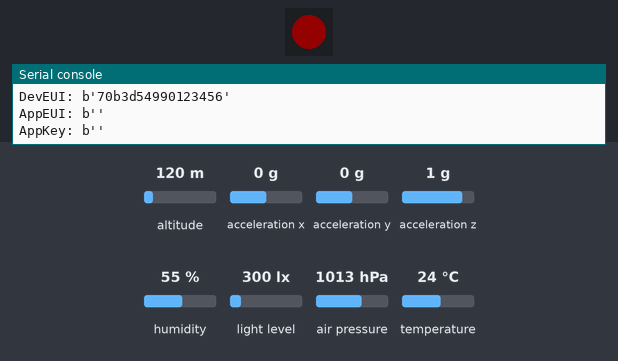
Bench run of a program on a simulated Pycom board running MicroPython. Shown: 1 RGB LEDs in strip order, left to right, the last lines printed to the serial console. The test bench sets the inputs (shaded band); at power-on: altitude 120 m, acceleration x 0 g, acceleration y 0 g, acceleration z 1 g, humidity 55 %, light level 300 lx, air pressure 1013 hPa, temperature 24 °C. Dim RGB values are drawn brighter than linear; no radio messages arrive unless stated (any console line starting 'radio sent:' is added by the test bench); deep sleep restarts the program when it ends; the LoRaWAN join succeeds after 3 s and a send takes 0.1 s; library files of the repository ran but are not shown: CayenneLPP.py, LIS2HH12.py.

Above: at 0.1 s.
At 2.6 s:
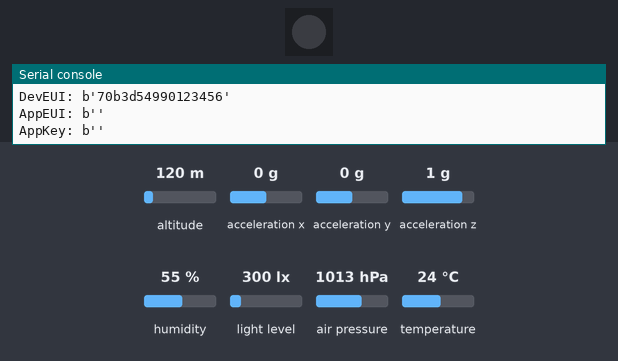
At 3.6 s:
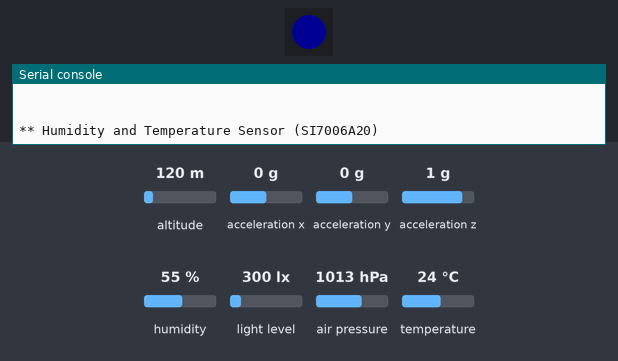
Timing chart, 0 to 5.1 s (numbered marks = the images above):
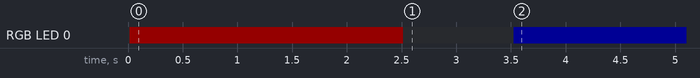

The program:

main.py
```python
import socket
import time
import binascii
import pycom
from network import LoRa
from CayenneLPP import CayenneLPP
from pysense import Pysense
from LIS2HH12 import LIS2HH12
from SI7006A20 import SI7006A20
from LTR329ALS01 import LTR329ALS01
from MPL3115A2 import MPL3115A2, ALTITUDE, PRESSURE
from network import WLAN

wlan = WLAN()
wlan.deinit()

py = Pysense()
si = SI7006A20(py)
lt = LTR329ALS01(py)
li = LIS2HH12(py)

# Disable heartbeat LED
pycom.heartbeat(False)

# Initialize LoRa in LORAWAN mode.
lora = LoRa(mode=LoRa.LORAWAN)
lora.nvram_restore()

# create an OTAA authentication parameters
app_eui = binascii.unhexlify('')
app_key = binascii.unhexlify('')

print("DevEUI: %s" % (binascii.hexlify(lora.mac())))
print("AppEUI: %s" % (binascii.hexlify(app_eui)))
print("AppKey: %s" % (binascii.hexlify(app_key)))

# join a network using OTAA (Over the Air Activation)
if not lora.has_joined():
    lora.join(activation=LoRa.OTAA, auth=(app_eui, app_key), timeout=10)

# wait until the module has joined the network
while not lora.has_joined():
    pycom.rgbled(0x140000)
    time.sleep(2.5)
    pycom.rgbled(0x000000)
    time.sleep(1.0)
    print('Not yet joined...')
    print('OTAA joined')

if lora.has_joined():
    # create a LoRa socket
    s = socket.socket(socket.AF_LORA, socket.SOCK_RAW)

    # set the LoRaWAN data rate
    s.setsockopt(socket.SOL_LORA, socket.SO_DR, 5)

    s.settimeout(180.0)
    try:
        pycom.rgbled(0x000014)
        lpp = CayenneLPP()

        print('\n\n** 3-Axis Accelerometer (LIS2HH12)')
        print('Acceleration', li.acceleration())
        print('Roll', li.roll())
        print('Pitch', li.pitch())
        lpp.add_accelerometer(1, li.acceleration()[0], li.acceleration()[1], li.acceleration()[2])
        lpp.add_gryrometer(1, li.roll(), li.pitch(), 0)

        print('\n\n** Digital Ambient Light Sensor (LTR-329ALS-01)')
        print('Light', lt.light())
        lpp.add_luminosity(1, lt.light()[0])
        lpp.add_luminosity(2, lt.light()[1])

        print('\n\n** Humidity and Temperature Sensor (SI7006A20)')
        print('Humidity', si.humidity())
        print('Temperature', si.temperature())
        lpp.add_relative_humidity(1, si.humidity())
        lpp.add_temperature(1, si.temperature())

        mpPress = MPL3115A2(py,mode=PRESSURE)
        print('\n\n** Barometric Pressure Sensor with Altimeter (MPL3115A2)')
        print('Pressure (hPa)', mpPress.pressure()/100)
        lpp.add_barometric_pressure(1, mpPress.pressure()/100)

        mpAlt = MPL3115A2(py,mode=ALTITUDE)
        print('Altitude', mpAlt.altitude())
        print('Temperature', mpAlt.temperature())
        lpp.add_gps(1, 0, 0, mpAlt.altitude())
        lpp.add_temperature(2, mpAlt.temperature())

        print('Sending data (uplink)...')
        s.send(bytes(lpp.get_buffer()))
        s.setblocking(False)
        data = s.recv(64)
        print('Received data (downlink)', data)
    except:
        1

lora.nvram_save()

py.setup_sleep(300)
py.go_to_sleep()
```

pysense.py
```python
from pycoproc import Pycoproc

__version__ = '1.4.0'

class Pysense(Pycoproc):

    def __init__(self, i2c=None, sda='P22', scl='P21'):
        Pycoproc.__init__(self, i2c, sda, scl)
```

SI7006A20.py
```python
import time
from machine import I2C

class SI7006A20:
    SI7006A20_I2C_ADDR = const(0x40)
    TEMP_NOHOLDMASTER = const(0xF3)
    HUMD_NOHOLDMASTER = const(0xF5)

    def __init__(self, pysense = None, sda = 'P22', scl = 'P21'):
        if pysense is not None:
            self.i2c = pysense.i2c
        else:
            self.i2c = I2C(0, mode=I2C.MASTER, pins=(sda, scl))

    def _getWord(self, high, low):
        return ((high & 0xFF) << 8) + (low & 0xFF)

    def temperature(self):
        self.i2c.writeto(SI7006A20_I2C_ADDR, bytearray([0xF3]))
        time.sleep(0.5)
        data = self.i2c.readfrom(SI7006A20_I2C_ADDR, 2)
        data = self._getWord(data[0], data[1])
        temp = ((175.72 * data) / 65536.0) - 46.85
        return temp

    def humidity(self):
        self.i2c.writeto(SI7006A20_I2C_ADDR, bytearray([0xF5]))
        time.sleep(0.5)
        data = self.i2c.readfrom(SI7006A20_I2C_ADDR, 2)
        data = self._getWord(data[0], data[1])
        humidity = ((125.0 * data) / 65536.0) - 6.0
        return humidity
```

LTR329ALS01.py
```python
import time
from machine import I2C

class LTR329ALS01:
    ALS_I2CADDR = const(0x29) # The device's I2C address

    ALS_CONTR_REG = const(0x80)
    ALS_MEAS_RATE_REG = const(0x85)

    ALS_DATA_CH1_LOW = const(0x88)
    ALS_DATA_CH1_HIGH = const(0x89)
    ALS_DATA_CH0_LOW = const(0x8A)
    ALS_DATA_CH0_HIGH = const(0x8B)

    ALS_GAIN_1X = const(0x00)
    ALS_GAIN_2X = const(0x01)
    ALS_GAIN_4X = const(0x02)
    ALS_GAIN_8X = const(0x03)
    ALS_GAIN_48X = const(0x06)
    ALS_GAIN_96X = const(0x07)

    ALS_INT_50 = const(0x01)
    ALS_INT_100 = const(0x00)
    ALS_INT_150 = const(0x04)
    ALS_INT_200 = const(0x02)
    ALS_INT_250 = const(0x05)
    ALS_INT_300 = const(0x06)
    ALS_INT_350 = const(0x07)
    ALS_INT_400 = const(0x03)

    ALS_RATE_50 = const(0x00)
    ALS_RATE_100 = const(0x01)
    ALS_RATE_200 = const(0x02)
    ALS_RATE_500 = const(0x03)
    ALS_RATE_1000 = const(0x04)
    ALS_RATE_2000 = const(0x05)

    def __init__(self, pysense = None, sda = 'P22', scl = 'P21', gain = ALS_GAIN_1X, integration = ALS_INT_100, rate = ALS_RATE_500):
        if pysense is not None:
            self.i2c = pysense.i2c
        else:
            self.i2c = I2C(0, mode=I2C.MASTER, pins=(sda, scl))

        contr = self._getContr(gain)
        self.i2c.writeto_mem(ALS_I2CADDR, ALS_CONTR_REG, bytearray([contr]))

        measrate = self._getMeasRate(integration, rate)
        self.i2c.writeto_mem(ALS_I2CADDR, ALS_MEAS_RATE_REG, bytearray([measrate]))

        time.sleep(0.01)

    def _getContr(self, gain):
        return ((gain & 0x07) << 2) + 0x01

    def _getMeasRate(self, integration, rate):
        return ((integration & 0x07) << 3) + (rate & 0x07)

    def _getWord(self, high, low):
        return ((high & 0xFF) << 8) + (low & 0xFF)

    def light(self):
        ch1low = self.i2c.readfrom_mem(ALS_I2CADDR , ALS_DATA_CH1_LOW, 1)
        ch1high = self.i2c.readfrom_mem(ALS_I2CADDR , ALS_DATA_CH1_HIGH, 1)
        data1 = int(self._getWord(ch1high[0], ch1low[0]))

        ch0low = self.i2c.readfrom_mem(ALS_I2CADDR , ALS_DATA_CH0_LOW, 1)
        ch0high = self.i2c.readfrom_mem(ALS_I2CADDR , ALS_DATA_CH0_HIGH, 1)
        data0 = int(self._getWord(ch0high[0], ch0low[0]))

        return (data0, data1)
```

MPL3115A2.py
```python
import time
from machine import I2C

ALTITUDE = const(0)
PRESSURE = const(1)

class MPL3115A2exception(Exception):
    pass

class MPL3115A2:
    MPL3115_I2CADDR = const(0x60)
    MPL3115_STATUS = const(0x00)
    MPL3115_PRESSURE_DATA_MSB = const(0x01)
    MPL3115_PRESSURE_DATA_CSB = const(0x02)
    MPL3115_PRESSURE_DATA_LSB = const(0x03)
    MPL3115_TEMP_DATA_MSB = const(0x04)
    MPL3115_TEMP_DATA_LSB = const(0x05)
    MPL3115_DR_STATUS = const(0x06)
    MPL3115_DELTA_DATA = const(0x07)
    MPL3115_WHO_AM_I = const(0x0c)
    MPL3115_FIFO_STATUS = const(0x0d)
    MPL3115_FIFO_DATA = const(0x0e)
    MPL3115_FIFO_SETUP = const(0x0e)
    MPL3115_TIME_DELAY = const(0x10)
    MPL3115_SYS_MODE = const(0x11)
    MPL3115_INT_SORCE = const(0x12)
    MPL3115_PT_DATA_CFG = const(0x13)
    MPL3115_BAR_IN_MSB = const(0x14)
    MPL3115_P_ARLARM_MSB = const(0x16)
    MPL3115_T_ARLARM = const(0x18)
    MPL3115_P_ARLARM_WND_MSB = const(0x19)
    MPL3115_T_ARLARM_WND = const(0x1b)
    MPL3115_P_MIN_DATA = const(0x1c)
    MPL3115_T_MIN_DATA = const(0x1f)
    MPL3115_P_MAX_DATA = const(0x21)
    MPL3115_T_MAX_DATA = const(0x24)
    MPL3115_CTRL_REG1 = const(0x26)
    MPL3115_CTRL_REG2 = const(0x27)
    MPL3115_CTRL_REG3 = const(0x28)
    MPL3115_CTRL_REG4 = const(0x29)
    MPL3115_CTRL_REG5 = const(0x2a)
    MPL3115_OFFSET_P = const(0x2b)
    MPL3115_OFFSET_T = const(0x2c)
    MPL3115_OFFSET_H = const(0x2d)

    def __init__(self, pysense = None, sda = 'P22', scl = 'P21', mode = PRESSURE):
        if pysense is not None:
            self.i2c = pysense.i2c
        else:
            self.i2c = I2C(0, mode=I2C.MASTER, pins=(sda, scl))

        self.STA_reg = bytearray(1)
        self.mode = mode

        if self.mode is PRESSURE:
            self.i2c.writeto_mem(MPL3115_I2CADDR, MPL3115_CTRL_REG1, bytes([0x38])) # barometer mode, not raw, oversampling 128, minimum time 512 ms
            self.i2c.writeto_mem(MPL3115_I2CADDR, MPL3115_PT_DATA_CFG, bytes([0x07])) # no events detected
            self.i2c.writeto_mem(MPL3115_I2CADDR, MPL3115_CTRL_REG1, bytes([0x39])) # active
        elif self.mode is ALTITUDE:
            self.i2c.writeto_mem(MPL3115_I2CADDR, MPL3115_CTRL_REG1, bytes([0xB8])) # altitude mode, not raw, oversampling 128, minimum time 512 ms
            self.i2c.writeto_mem(MPL3115_I2CADDR, MPL3115_PT_DATA_CFG, bytes([0x07])) # no events detected
            self.i2c.writeto_mem(MPL3115_I2CADDR, MPL3115_CTRL_REG1, bytes([0xB9])) # active
        else:
            raise MPL3115A2exception("Invalid Mode MPL3115A2")

        if self._read_status():
            pass
        else:
            raise MPL3115A2exception("Error with MPL3115A2")

    def _read_status(self):
        while True:
            self.i2c.readfrom_mem_into(MPL3115_I2CADDR, MPL3115_STATUS, self.STA_reg)

            if(self.STA_reg[0] == 0):
                time.sleep(0.01)
                pass
            elif(self.STA_reg[0] & 0x04) == 4:
                return True
            else:
                return False

    def pressure(self):
        if self.mode == ALTITUDE:
            raise MPL3115A2exception("Incorrect Measurement Mode MPL3115A2")

        OUT_P_MSB = self.i2c.readfrom_mem(MPL3115_I2CADDR, MPL3115_PRESSURE_DATA_MSB,1)
        OUT_P_CSB = self.i2c.readfrom_mem(MPL3115_I2CADDR, MPL3115_PRESSURE_DATA_CSB,1)
        OUT_P_LSB = self.i2c.readfrom_mem(MPL3115_I2CADDR, MPL3115_PRESSURE_DATA_LSB,1)

        return float((OUT_P_MSB[0] << 10) + (OUT_P_CSB[0] << 2) + ((OUT_P_LSB[0] >> 6) & 0x03) + ((OUT_P_LSB[0] >> 4) & 0x03) / 4.0)

    def altitude(self):
        if self.mode == PRESSURE:
            raise MPL3115A2exception("Incorrect Measurement Mode MPL3115A2")

        OUT_P_MSB = self.i2c.readfrom_mem(MPL3115_I2CADDR, MPL3115_PRESSURE_DATA_MSB,1)
        OUT_P_CSB = self.i2c.readfrom_mem(MPL3115_I2CADDR, MPL3115_PRESSURE_DATA_CSB,1)
        OUT_P_LSB = self.i2c.readfrom_mem(MPL3115_I2CADDR, MPL3115_PRESSURE_DATA_LSB,1)

        alt_int = (OUT_P_MSB[0] << 8) + (OUT_P_CSB[0])
        alt_frac = ((OUT_P_LSB[0] >> 4) & 0x0F)

        if alt_int > 32767:
            alt_int -= 65536

        return float(alt_int + alt_frac / 4.0)

    def temperature(self):
        OUT_T_MSB = self.i2c.readfrom_mem(MPL3115_I2CADDR, MPL3115_TEMP_DATA_MSB,1)
        OUT_T_LSB = self.i2c.readfrom_mem(MPL3115_I2CADDR, MPL3115_TEMP_DATA_LSB,1)

        temp_int = OUT_T_MSB[0]
        temp_frac = OUT_T_LSB[0]

        if temp_int > 127:
            temp_int -= 256

        return float(temp_int + temp_frac / 256.0)
```
